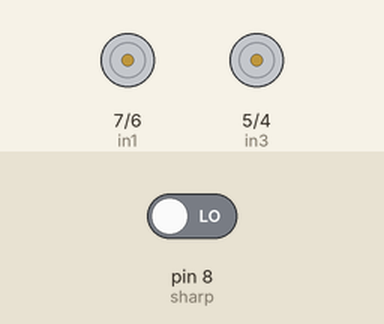
Simulated run of this sketch. Board: Arduino Uno, built with avr-gcc and run on an emulated ATmega328P. Parts: motor-driver pin pairs drawn as motors (green arrow = first pin HIGH = forward, orange = second pin HIGH = backward, longer = more drive, scaled by the enable pin). The inputs (shaded band) are chosen by the test bench; at power-on: pin 8 (sharp) LOW.

Above: at 1.2 s.
1.3 s: pin 8 (sharp) driven HIGH
At 3.7 s:
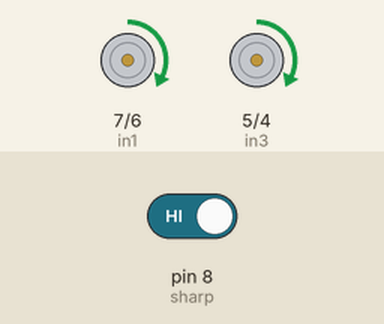
At 26.9 s:
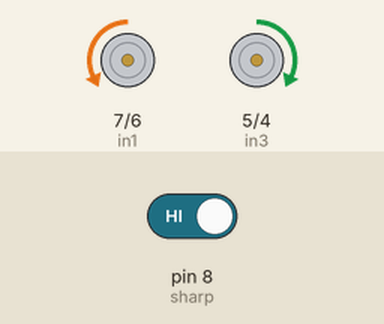
Timing chart, 0 to 54.9 s (numbered marks = the images above; inputs shaded):
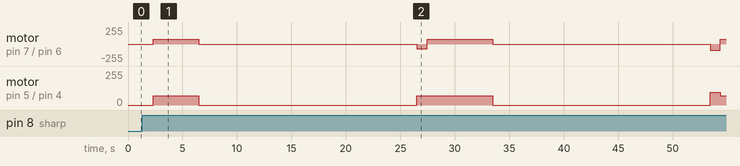

The sketch:

Camera_Platform.ino
```cpp
//motor 1
#define in1 7
#define in2 6
#define enA 9

//motor 2
#define in3 5
#define in4 4
#define enB 3

#define sharp 8

void setup() {
pinMode(in1,OUTPUT);
pinMode(in2,OUTPUT);
pinMode(enA,OUTPUT);
pinMode(in3,OUTPUT);
pinMode(in4,OUTPUT);
pinMode(enB,OUTPUT);
pinMode(sharp, INPUT);
}

void loop() {
  if(digitalRead(sharp) == 1){
   delay(1000);
   go(1,70,70); //entry
   delay(4200);
   go(3,0,0); //stop
   delay(20000);
   go(4,70,70); //turn right
   delay(970);
   go(1,70,70); //go across the scene
   delay(6000);
   go(3,0,0); //stop
   delay(20000);
   go(4,96,96); //turn right
   delay(900);
   go(1,70,70);
   delay(1300); //go along the border
   go(3,0,0);
   delay(2000);
   go(4,96,96);
   delay(1300);
   go(3,0,0);
   delay(60000); //complete stop
  } else {
    go(3, 0,0);
  }
}

void go(int dirrection,int speed1, int speed2)
//directions:
// 1 forward
// 2 backward
// 3 stop
// 4 right
// 5 left
{
if(dirrection==1)
{
  digitalWrite(in2,LOW);
  analogWrite(enA,speed1);
  digitalWrite(in1,HIGH);

  digitalWrite(in4,LOW);
  analogWrite(enB,speed2);
  digitalWrite(in3,HIGH);
}
else if(dirrection==2)
{
  digitalWrite(in2,HIGH);
  analogWrite(enA,speed1);
  digitalWrite(in1,LOW);

  digitalWrite(in4,HIGH);
  analogWrite(enB,speed2);
  digitalWrite(in3,LOW);
}
else if(dirrection==3)
{
  digitalWrite(in2,LOW);
  analogWrite(enA,speed1);
  digitalWrite(in1,LOW);

  digitalWrite(in4,LOW);
  analogWrite(enB,speed2);
  digitalWrite(in3,LOW);
}
else if(dirrection==4)
{
  digitalWrite(in2,HIGH);
  analogWrite(enA,speed1);
  digitalWrite(in1,LOW);

  digitalWrite(in4,LOW);
  analogWrite(enB,speed2);
  digitalWrite(in3,HIGH);
}
else if(dirrection==5)
{
  digitalWrite(in2,LOW);
  analogWrite(enA,speed1);
  digitalWrite(in1,HIGH);

  digitalWrite(in4,HIGH);
  analogWrite(enB,speed2);
  digitalWrite(in3,LOW);
}
}
```
